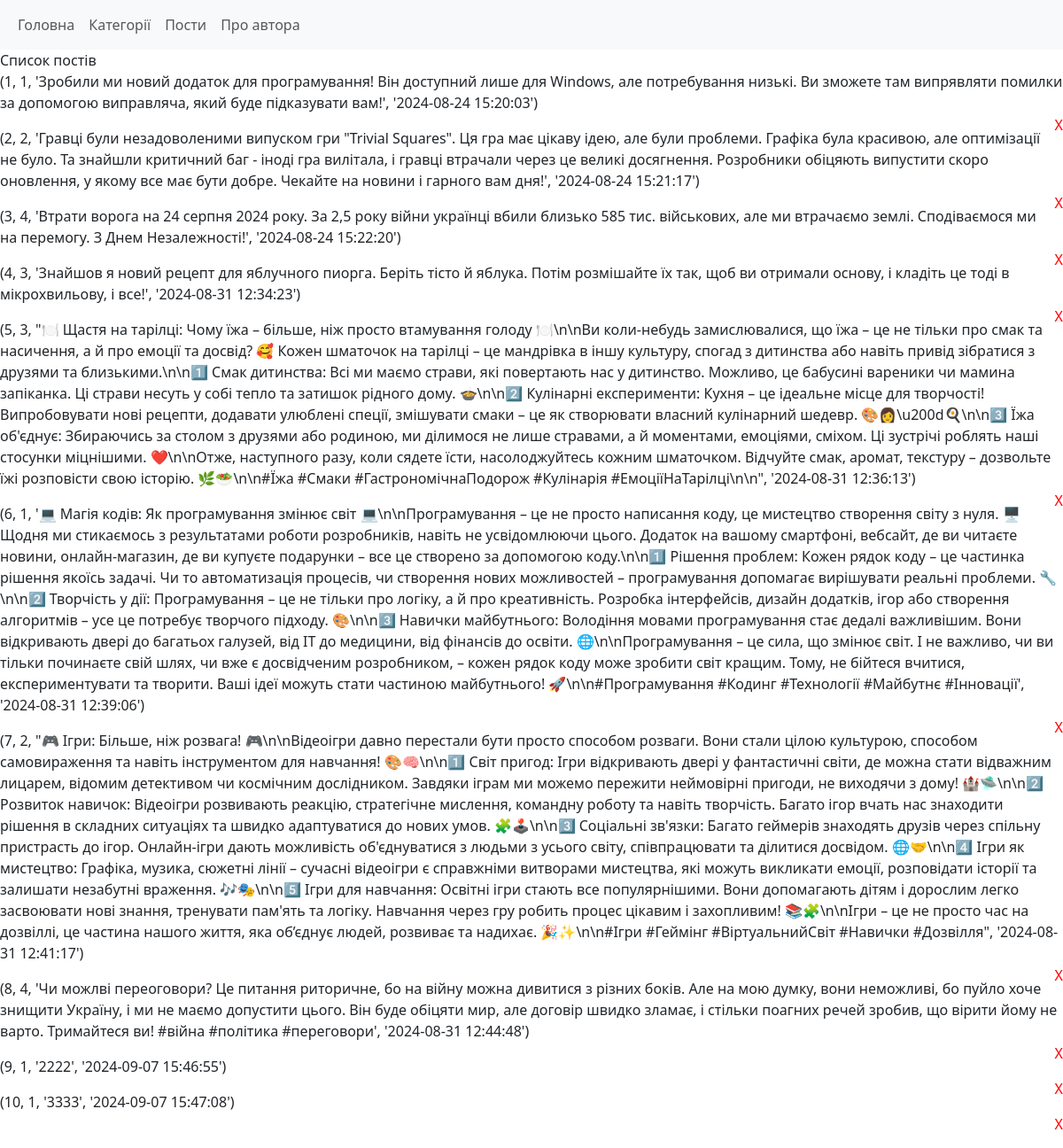
The app's page /post/view, older data.
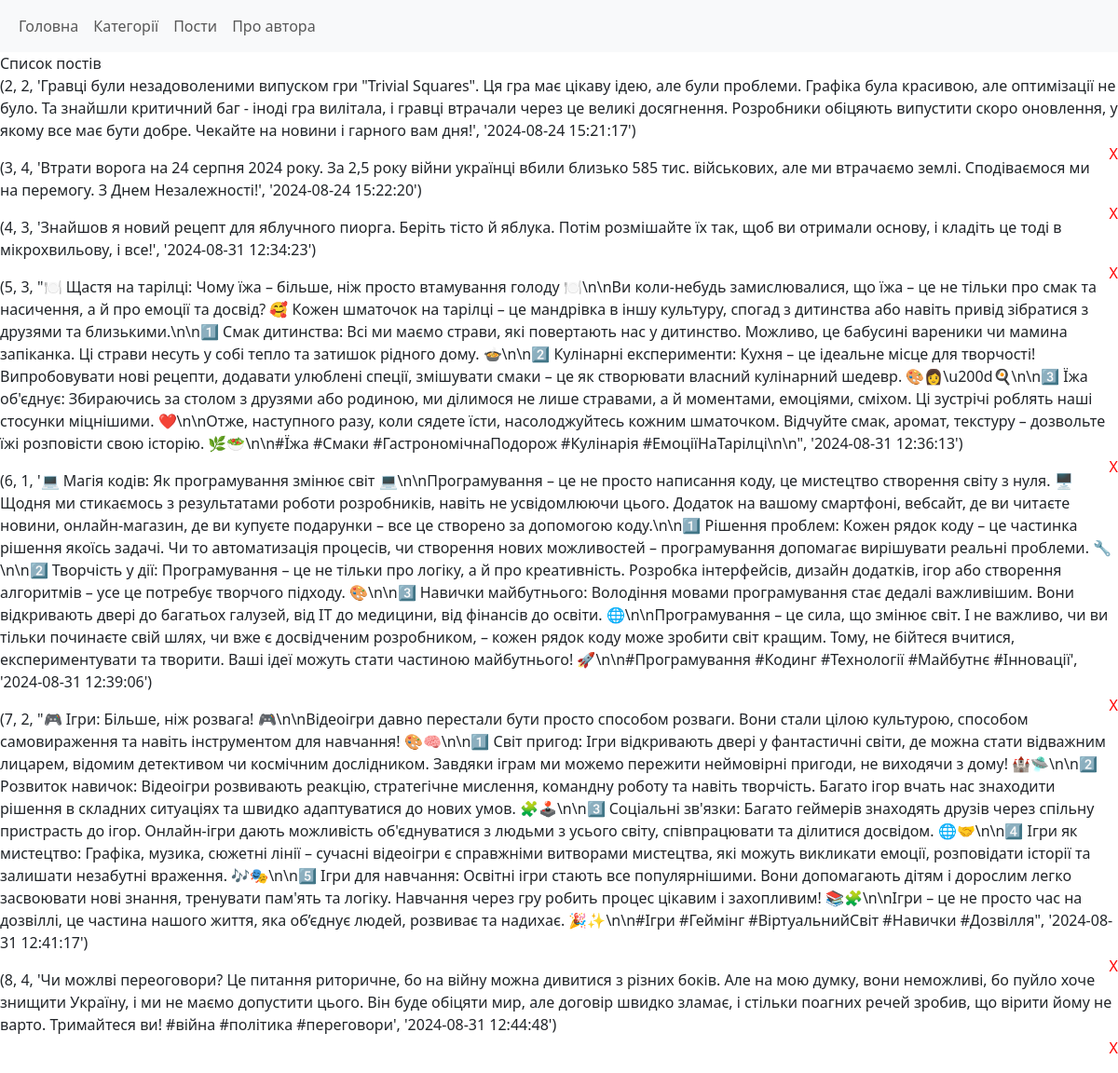
The same page, newer data.
### tables this page shows
CREATE TABLE post (id INTEGER PRIMARY KEY AUTOINCREMENT, category_id INTEGER NOT NULL, text TEXT, datetime DATETIME NOT NULL DEFAULT CURRENT_TIMESTAMP, FOREIGN KEY (category_id) REFERENCES category(id) );

### main.py (the view)
@app.route('/post/view')
def post_view():
    return render_template("post_view.html", posts_list=db.getPosts())

### db.py (called while the page is built)
def open():
    global conn, cursor
    conn = sqlite3.connect(db_name)
    cursor = conn.cursor()

def close():
    cursor.close()
    conn.close()

def getPosts():
    open()
    cursor.execute('SELECT * FROM post')
    result = cursor.fetchall()
    close()
    return result

### templates/post_view.html
{% extends 'base.html' %}
{% block content %}
Список постів
{% for p in posts_list %}
<p> {{ p }}</p>
<span class="delete">
    <a href="/post/delete/{{ p[0] }}">X</a>
 </span>
{% endfor %}
{% endblock %}

Row changes from the older to the newer data that the page shows:
removed post: p "(1, 1, 'Зробили ми новий додаток для програмування! Він доступний лише для Windows, але потребування низькі. Ви зможете там випрявляти помилки за допомогою виправляча, який буде підказувати вам!', '2024-08-24 15:20:03')"
removed post: p "(9, 1, '2222', '2024-09-07 15:46:55')"
removed post: p "(10, 1, '3333', '2024-09-07 15:47:08')"
